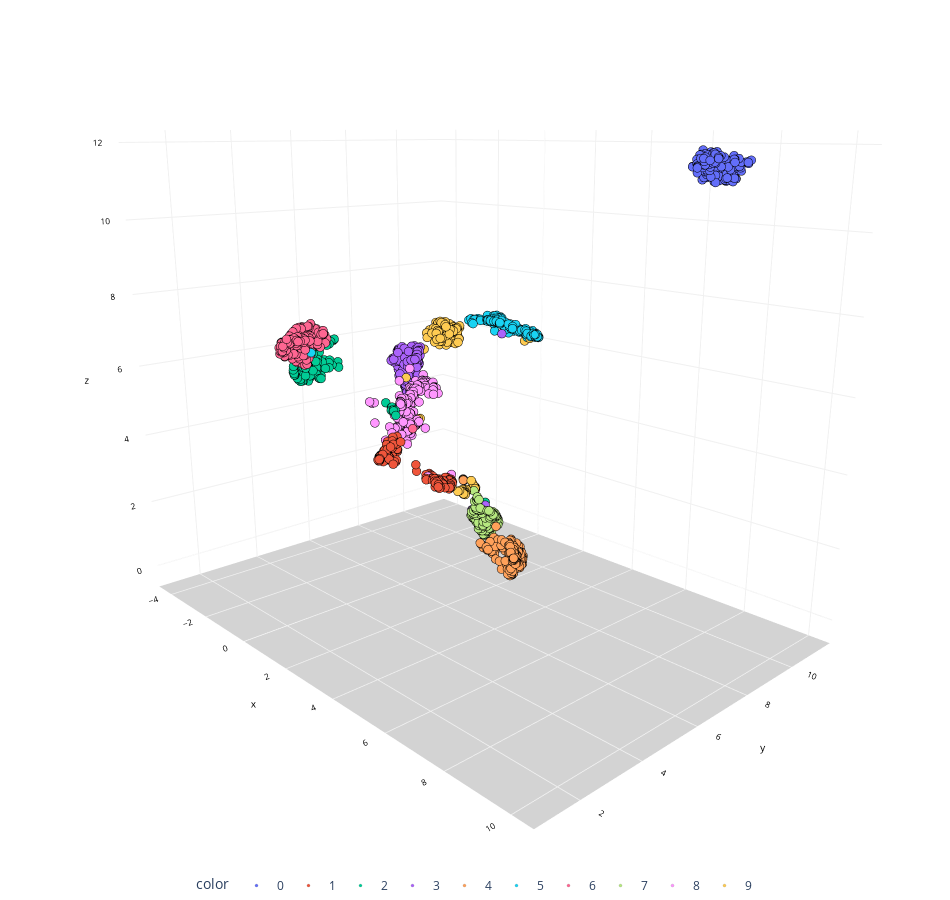

Notebook source saved alongside this figure:
### Markdown cell above
#### Plotting

### Code cell
chart(X_trans,y)

### Figure 1 — Plotly figure (JSON) as saved in the notebook; plotly's stock layout.template omitted (floating-point values rounded to 4 significant figures; data arrays with more than 128 entries replaced by an {"elided": "..."} marker saying what was removed)
{"data": [{"hovertemplate": "color=0<br>x=%{x}<br>y=%{y}<br>z=%{z}<extra></extra>", "legendgroup": "0", "marker": {"color": "#636efa", "line": {"color": "black", "width": 0.1}, "size": 3, "symbol": "circle"}, "mode": "markers", "name": "0", "scene": "scene", "showlegend": true, "type": "scatter3d", "x": {"elided": "178 float values"}, "y": {"elided": "178 float values"}, "z": {"elided": "178 float values"}}, {"hovertemplate": "color=1<br>x=%{x}<br>y=%{y}<br>z=%{z}<extra></extra>", "legendgroup": "1", "marker": {"color": "#EF553B", "line": {"color": "black", "width": 0.1}, "size": 3, "symbol": "circle"}, "mode": "markers", "name": "1", "scene": "scene", "showlegend": true, "type": "scatter3d", "x": {"elided": "182 float values"}, "y": {"elided": "182 float values"}, "z": {"elided": "182 float values"}}, {"hovertemplate": "color=2<br>x=%{x}<br>y=%{y}<br>z=%{z}<extra></extra>", "legendgroup": "2", "marker": {"color": "#00cc96", "line": {"color": "black", "width": 0.1}, "size": 3, "symbol": "circle"}, "mode": "markers", "name": "2", "scene": "scene", "showlegend": true, "type": "scatter3d", "x": {"elided": "177 float values"}, "y": {"elided": "177 float values"}, "z": {"elided": "177 float values"}}, {"hovertemplate": "color=3<br>x=%{x}<br>y=%{y}<br>z=%{z}<extra></extra>", "legendgroup": "3", "marker": {"color": "#ab63fa", "line": {"color": "black", "width": 0.1}, "size": 3, "symbol": "circle"}, "mode": "markers", "name": "3", "scene": "scene", "showlegend": true, "type": "scatter3d", "x": {"elided": "183 float values"}, "y": {"elided": "183 float values"}, "z": {"elided": "183 float values"}}, {"hovertemplate": "color=4<br>x=%{x}<br>y=%{y}<br>z=%{z}<extra></extra>", "legendgroup": "4", "marker": {"color": "#FFA15A", "line": {"color": "black", "width": 0.1}, "size": 3, "symbol": "circle"}, "mode": "markers", "name": "4", "scene": "scene", "showlegend": true, "type": "scatter3d", "x": {"elided": "181 float values"}, "y": {"elided": "181 float values"}, "z": {"elided": "181 float values"}}, {"hovertemplate": "color=5<br>x=%{x}<br>y=%{y}<br>z=%{z}<extra></extra>", "legendgroup": "5", "marker": {"color": "#19d3f3", "line": {"color": "black", "width": 0.1}, "size": 3, "symbol": "circle"}, "mode": "markers", "name": "5", "scene": "scene", "showlegend": true, "type": "scatter3d", "x": {"elided": "182 float values"}, "y": {"elided": "182 float values"}, "z": {"elided": "182 float values"}}, {"hovertemplate": "color=6<br>x=%{x}<br>y=%{y}<br>z=%{z}<extra></extra>", "legendgroup": "6", "marker": {"color": "#FF6692", "line": {"color": "black", "width": 0.1}, "size": 3, "symbol": "circle"}, "mode": "markers", "name": "6", "scene": "scene", "showlegend": true, "type": "scatter3d", "x": {"elided": "181 float values"}, "y": {"elided": "181 float values"}, "z": {"elided": "181 float values"}}, {"hovertemplate": "color=7<br>x=%{x}<br>y=%{y}<br>z=%{z}<extra></extra>", "legendgroup": "7", "marker": {"color": "#B6E880", "line": {"color": "black", "width": 0.1}, "size": 3, "symbol": "circle"}, "mode": "markers", "name": "7", "scene": "scene", "showlegend": true, "type": "scatter3d", "x": {"elided": "179 float values"}, "y": {"elided": "179 float values"}, "z": {"elided": "179 float values"}}, {"hovertemplate": "color=8<br>x=%{x}<br>y=%{y}<br>z=%{z}<extra></extra>", "legendgroup": "8", "marker": {"color": "#FF97FF", "line": {"color": "black", "width": 0.1}, "size": 3, "symbol": "circle"}, "mode": "markers", "name": "8", "scene": "scene", "showlegend": true, "type": "scatter3d", "x": {"elided": "174 float values"}, "y": {"elided": "174 float values"}, "z": {"elided": "174 float values"}}, {"hovertemplate": "color=9<br>x=%{x}<br>y=%{y}<br>z=%{z}<extra></extra>", "legendgroup": "9", "marker": {"color": "#FECB52", "line": {"color": "black", "width": 0.1}, "size": 3, "symbol": "circle"}, "mode": "markers", "name": "9", "scene": "scene", "showlegend": true, "type": "scatter3d", "x": {"elided": "180 float values"}, "y": {"elided": "180 float values"}, "z": {"elided": "180 float values"}}], "layout": {"height": 900, "legend": {"orientation": "h", "title": {"text": "color"}, "tracegroupgap": 0, "x": 0.5, "xanchor": "center", "y": 0, "yanchor": "top"}, "margin": {"b": 0, "l": 0, "r": 0, "t": 0}, "scene": {"camera": {"center": {"x": 0, "y": 0, "z": -0.1}, "eye": {"x": 1.5, "y": -1.4, "z": 0.5}, "up": {"x": 0, "y": 0, "z": 1}}, "domain": {"x": [0, 1], "y": [0, 1]}, "xaxis": {"backgroundcolor": "white", "color": "black", "gridcolor": "#f0f0f0", "tickfont": {"size": 10}, "title": {"font": {"size": 10}, "text": "x"}}, "yaxis": {"backgroundcolor": "white", "color": "black", "gridcolor": "#f0f0f0", "tickfont": {"size": 10}, "title": {"font": {"size": 10}, "text": "y"}}, "zaxis": {"backgroundcolor": "lightgrey", "color": "black", "gridcolor": "#f0f0f0", "tickfont": {"size": 10}, "title": {"font": {"size": 10}, "text": "z"}}}, "showlegend": true, "title": {"text": "UMAP"}, "width": 950}}
